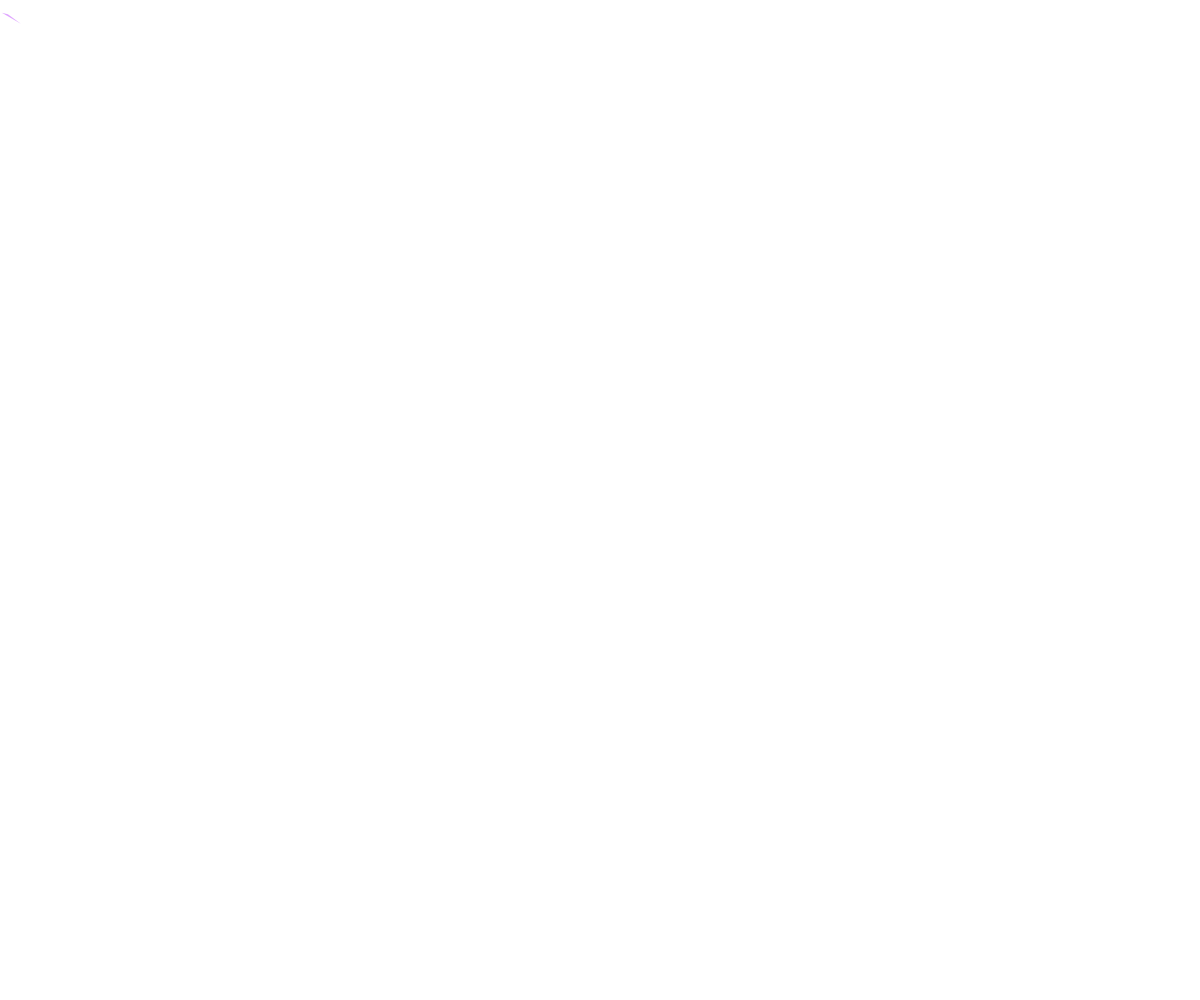
Frame 1 (no input)
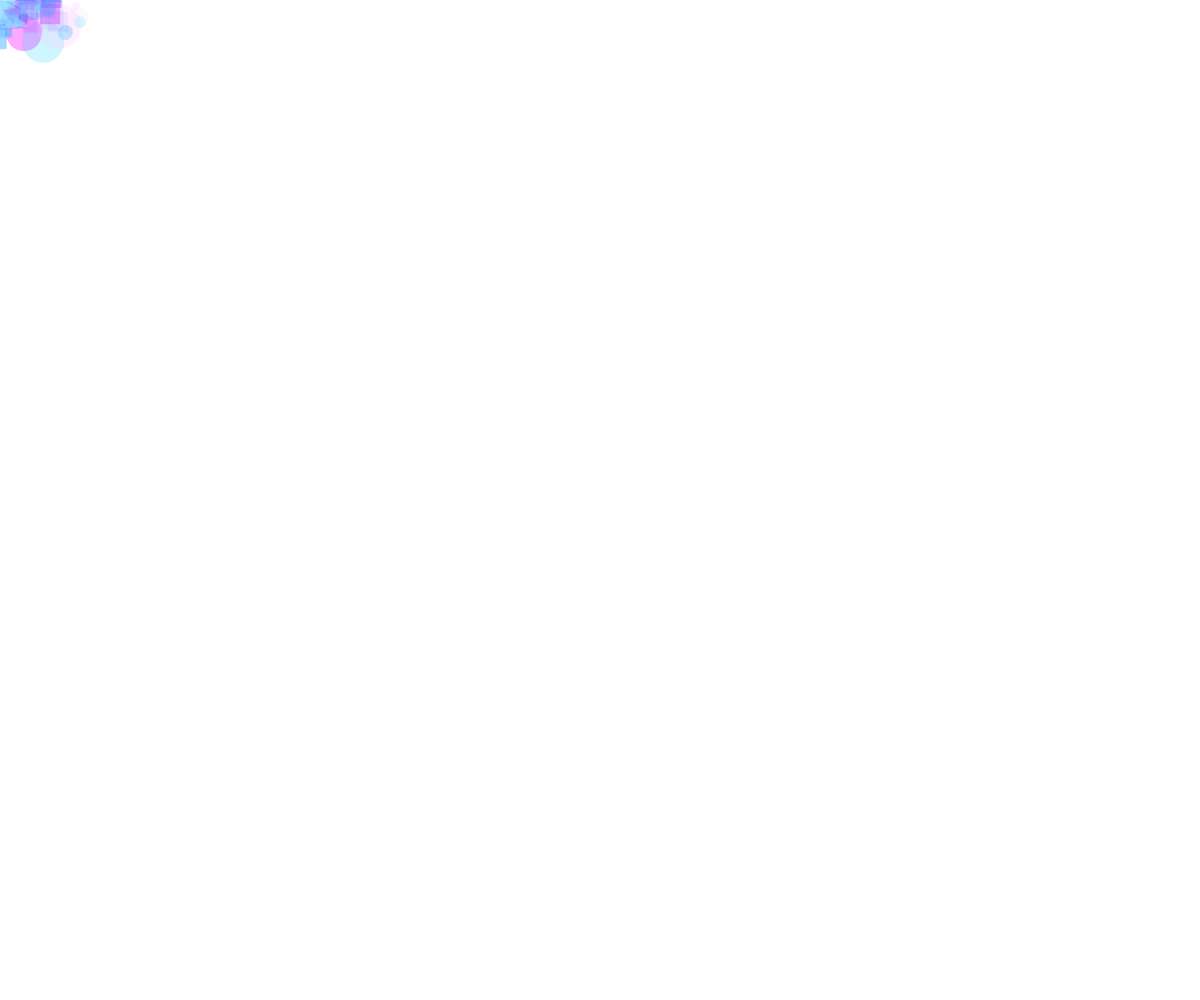
Frame 60 (no input)
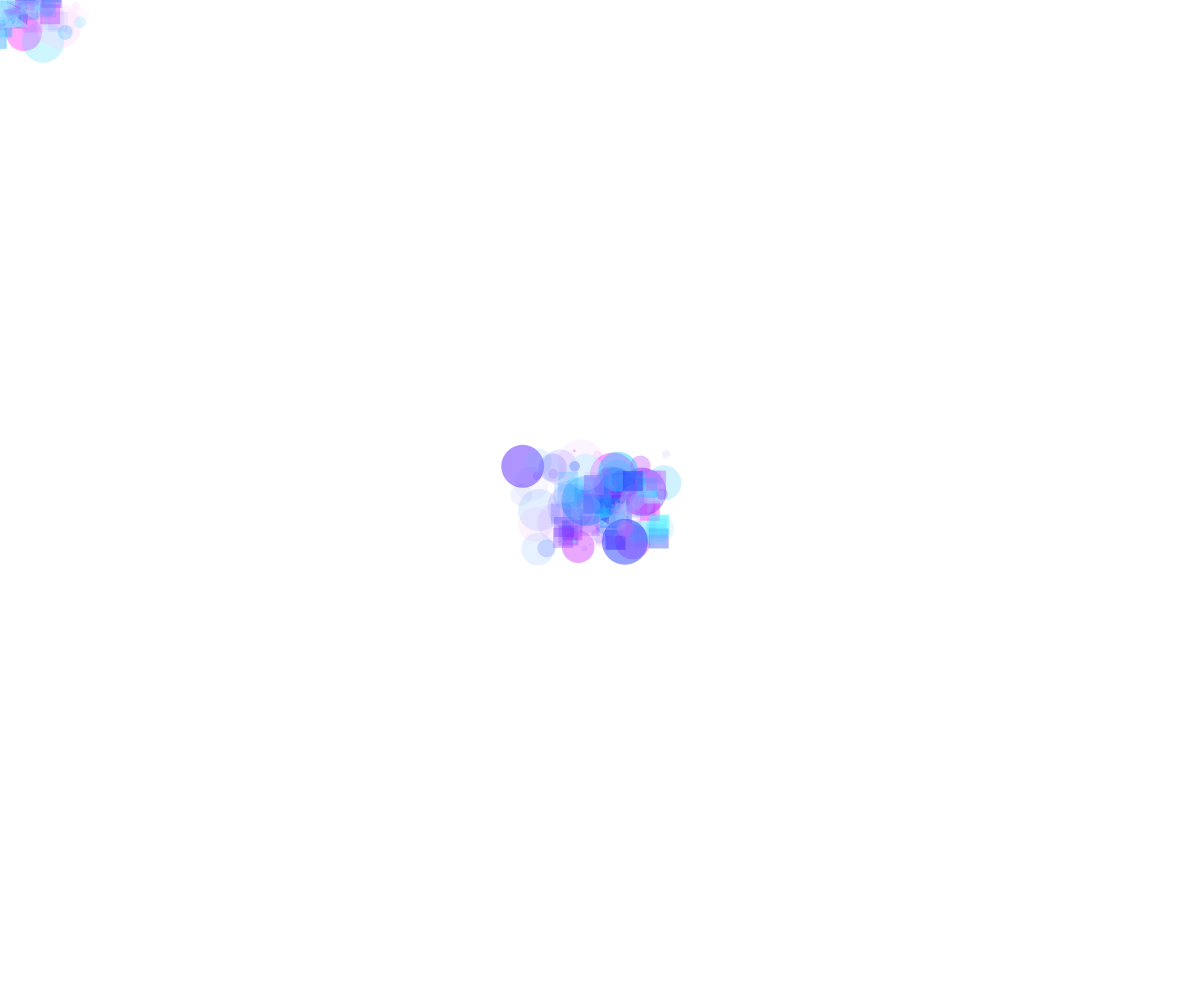
Frame 120 (the mouse pressed at the canvas centre since frame 60)

The p5.js sketch that drew these frames (run headless with seeded random() and noise() and a simulated clock; from frame 60 on, the mouse is pressed at the canvas centre):

// p5.js sketch
// ── sketch.js
var canvas;


function windowResized(){
	resizeCanvas(windowWidth,windowHeight);
}
function setup()
{
	canvas = createCanvas(windowWidth,windowHeight);
	canvas.position(0,0);
	canvas.style('z-index','-1');

	
	
	
}
function draw() {
	fill(random(255), random(250), 255, random(0,150));
	noStroke();
	ellipse(mouseX + random(-80, 80), mouseY+ random(-50, 50), random(1, 50));
	square(mouseX+ random(-50, 50), mouseY+ random(-30, 30), 20)
	triangle(mouseX+random(30), mouseY+ random(30), mouseX+random(30), mouseY+random(30), mouseX+random(30), mouseY+random(30));
}
